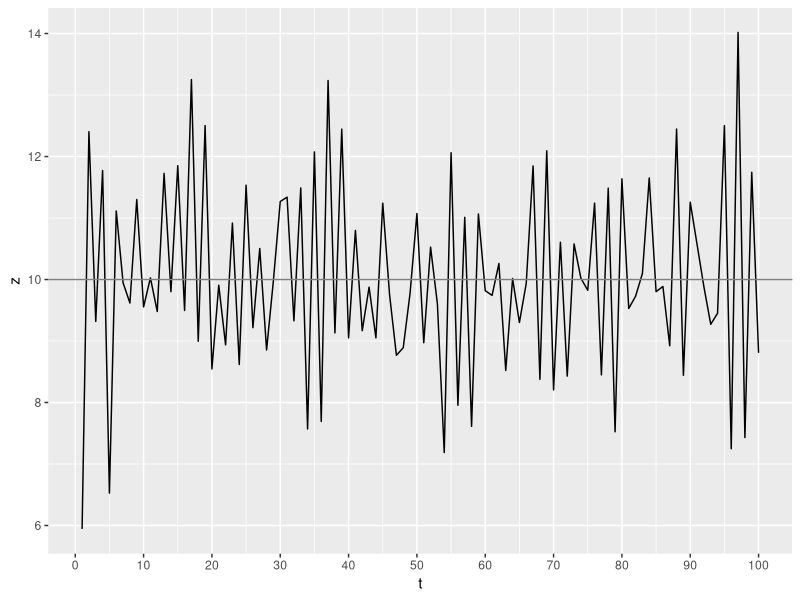
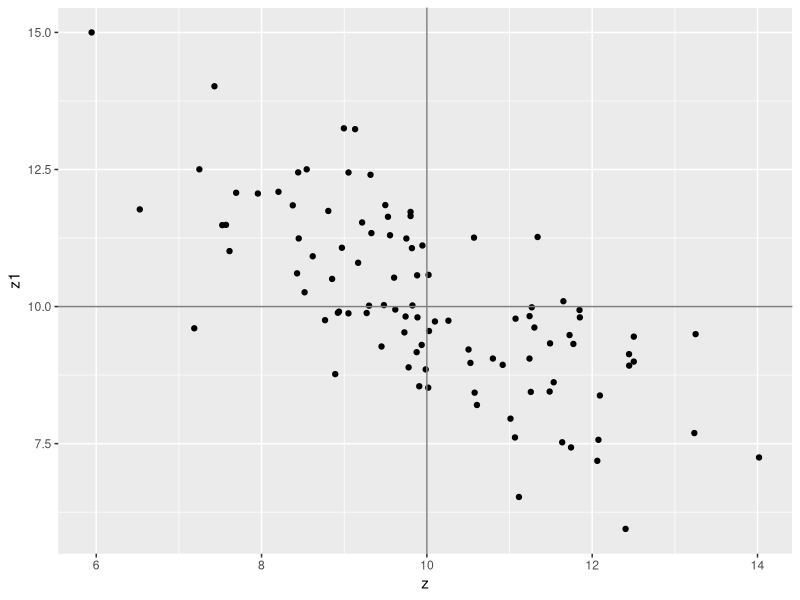
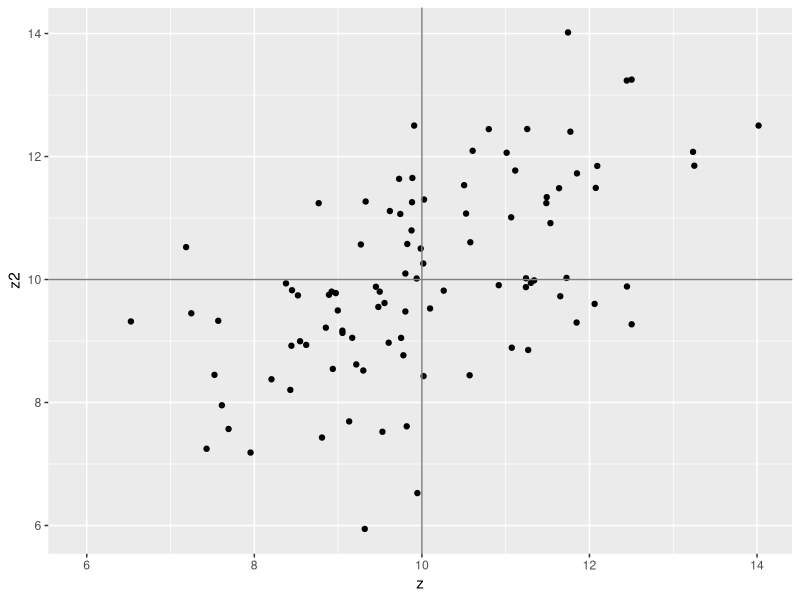
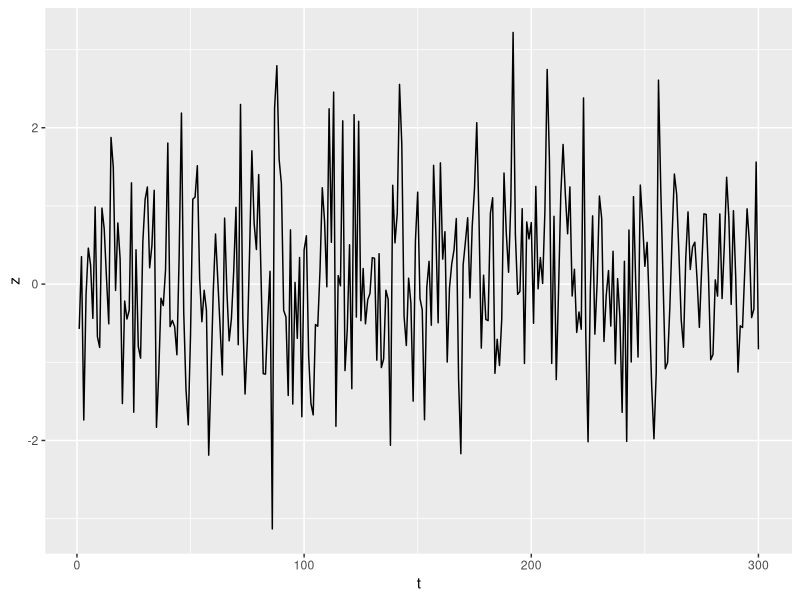
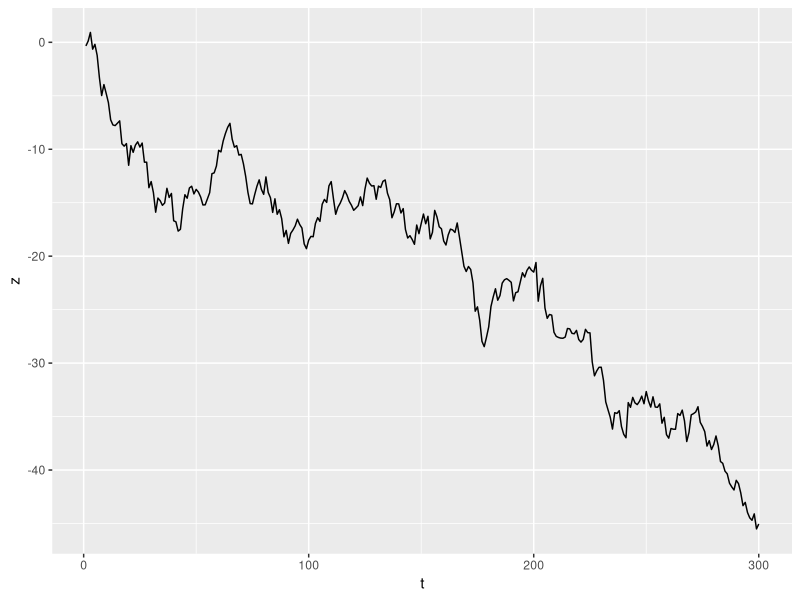
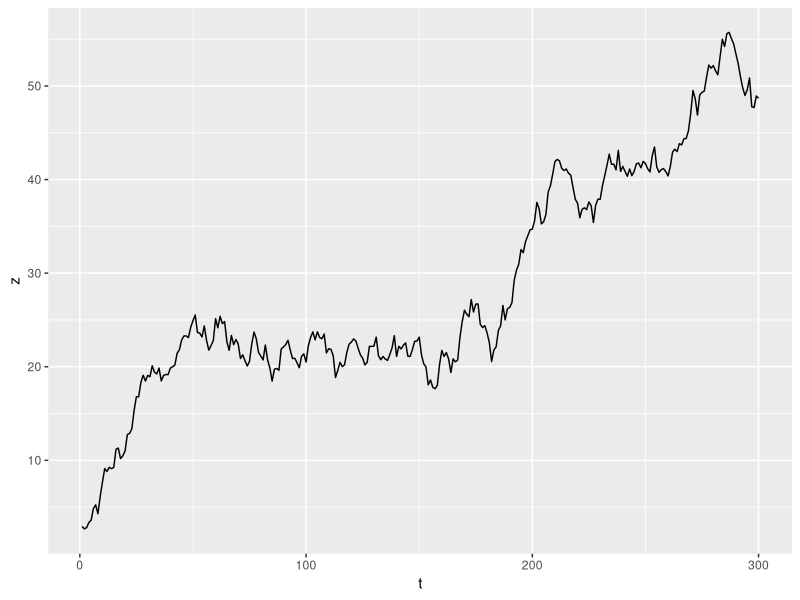
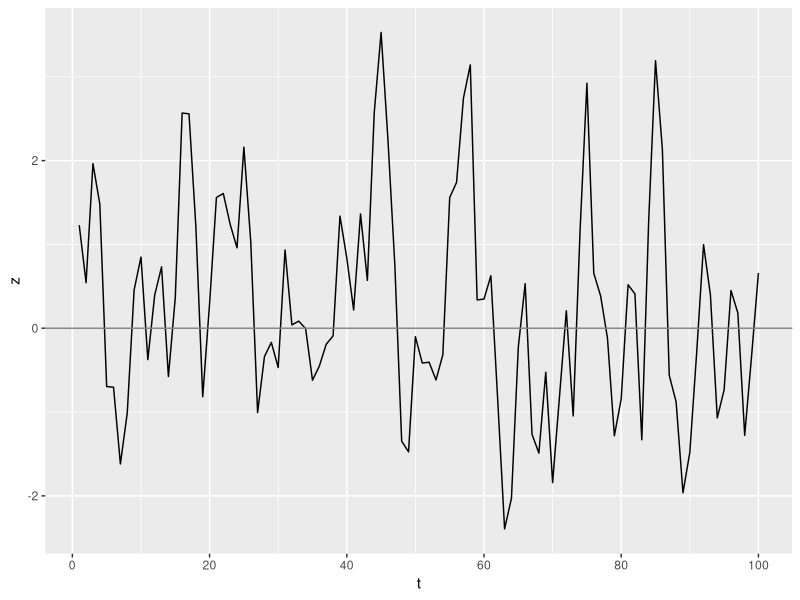
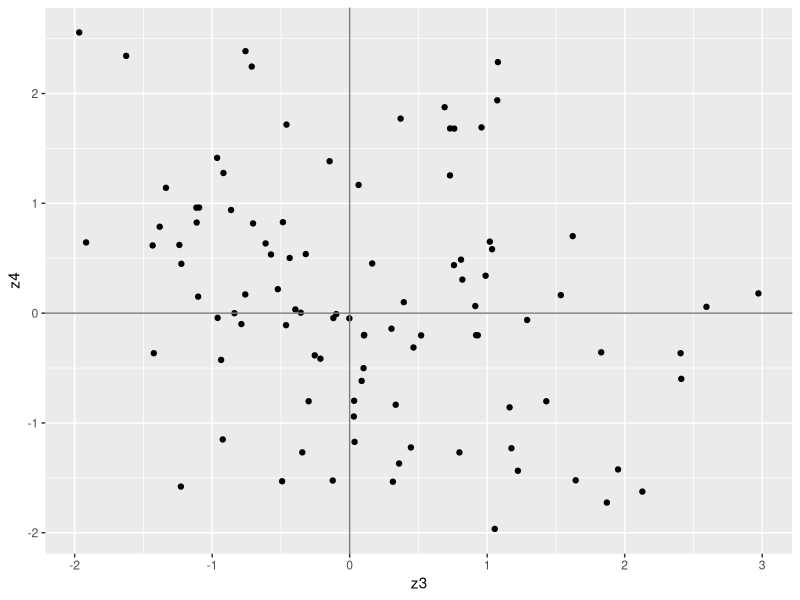

R code for these plots, in order:
library(ggplot2)

#example 5.1
t <- 1:100
z <- 15
for(i in 2:101){
  z[i] <- 17 - 0.7*z[i-1] + rnorm(1)
}
z1 <- z[1:100]
z <- z[2:101]
z2 <- c(NA, NA, z[1:98])

df <- data.frame(t, z, z1, z2)

ggplot(data=df, aes(x=t)) + 
  geom_line(aes(y=z)) + 
  geom_hline(yintercept=10, color="grey50") + 
  scale_x_continuous(breaks = seq(0, 100, by = 10))

ggplot(data=df, aes(x=z)) + 
  geom_point(aes(y=z1)) +
  geom_hline(yintercept=10, color="grey50") + 
  geom_vline(xintercept=10, color="grey50")
  
ggplot(data=df, aes(x=z)) + 
  geom_point(aes(y=z2)) +
  geom_hline(yintercept=10, color="grey50") + 
  geom_vline(xintercept=10, color="grey50")

#figure 5.2
t <- 1:300
z <- rnorm(300)
df <- data.frame(t, z)
ggplot(data=df, aes(x=t, y=z)) + geom_line()

#figure 5.3
t <- 1:300
z <- 0
for(i in 2:301){
  z[i] <- z[i-1] + rnorm(1)
}
z <- z[2:301]
df <- data.frame(t, z)
ggplot(data=df, aes(x=t, y=z)) + geom_line()

#figure 5.4
t <- 1:300
z <- 0
for(i in 2:301){
  z[i] <- 0.2 + z[i-1] + rnorm(1)
}
z <- z[2:301]
df <- data.frame(t, z)
ggplot(data=df, aes(x=t, y=z)) + geom_line()

#example 5.2
t <- 1:100
a1 <- 0
z <- 0
for(i in 1:100){
  a <- rnorm(1)
  z[i] <- a + 0.8 * a1
  a1 <- a
}
z1 <- c(NA, z[1:99])
z2 <- c(NA, NA, z[1:98])
z4 <- z - 0.4991*z1
z3 <- (z2 - 0.4991*z1)
df <- data.frame(t, z, z3, z4)

ggplot(data=df, aes(x=t, y=z)) + 
  geom_line() + 
  geom_hline(yintercept=0, color="grey50") + 
  scale_x_continuous(breaks = seq(0, 100, by = 20))

ggplot(data=df, aes(x=z3, y=z4)) + 
  geom_point() +
  geom_hline(yintercept=0, color="grey50") +
  geom_vline(xintercept=0, color="grey50")
